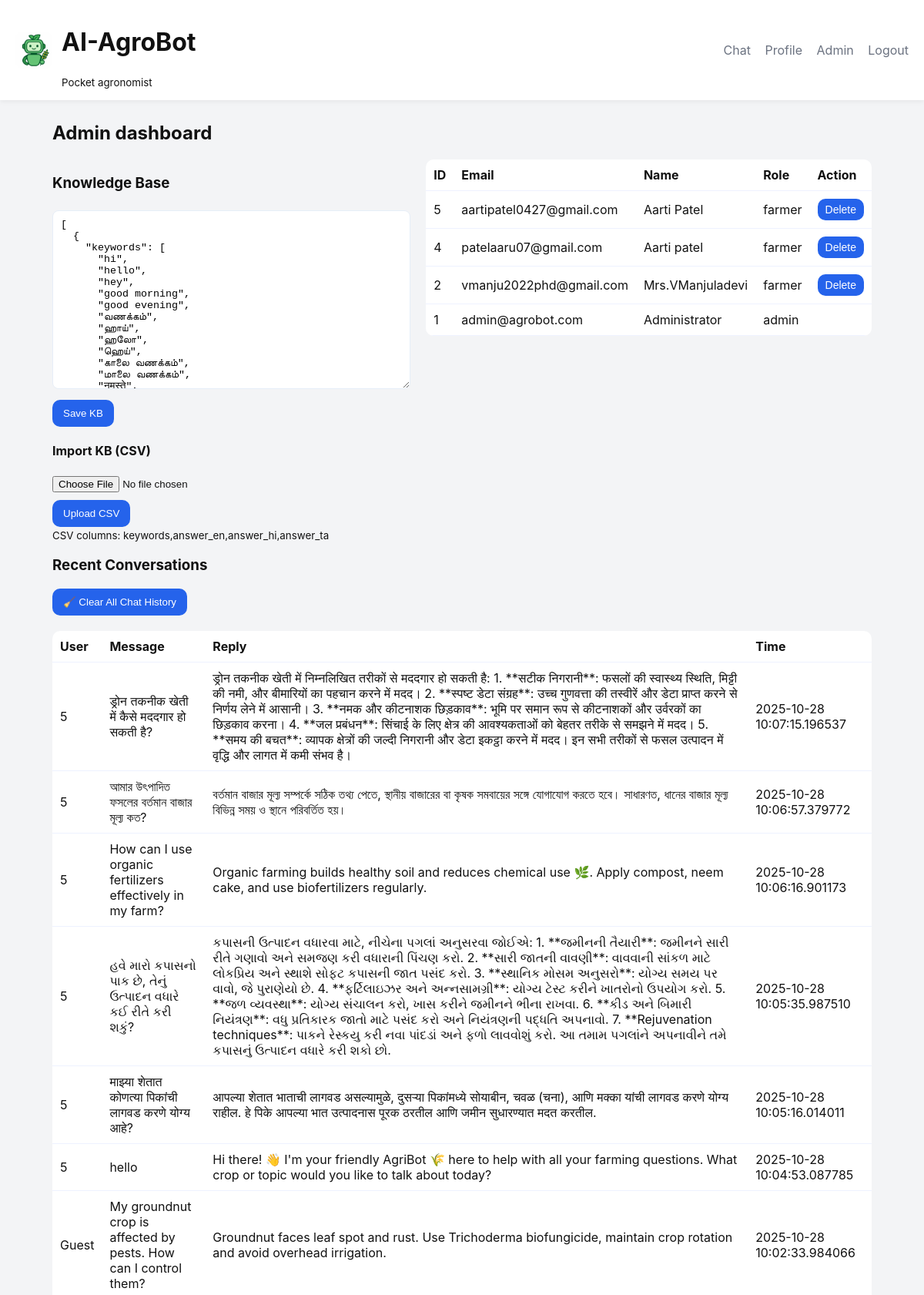
The page /admin (signed in, upper part) on the database its author committed.
### database.py (models this page shows)
class User(UserMixin, db.Model):
    __tablename__ = "users"
    id = db.Column(db.Integer, primary_key=True)
    email = db.Column(db.String(200), unique=True, nullable=False)
    password = db.Column(db.String(200), nullable=False)
    name = db.Column(db.String(100))
    role = db.Column(db.String(20), default="farmer")
    primary_crop = db.Column(db.String(100))
    region = db.Column(db.String(100))
    preferred_language = db.Column(db.String(20), default="en")

class ChatHistory(db.Model):
    __tablename__ = "chat_history"
    id = db.Column(db.Integer, primary_key=True)
    user_id = db.Column(db.Integer, db.ForeignKey("users.id"), nullable=True)
    user_message = db.Column(db.Text)
    bot_response = db.Column(db.Text)
    created_at = db.Column(db.DateTime, default=datetime.utcnow)
    feedback = db.Column(db.String(20), nullable=True)

### app.py (the view)
@app.route("/admin")
@login_required
def admin_dashboard():
    if current_user.role != "admin":
        flash("Access denied", "danger"); return redirect(url_for("index"))
    users = User.query.order_by(User.id.desc()).all()
    chats = ChatHistory.query.order_by(ChatHistory.created_at.desc()).limit(500).all()
    kb_content = ""
    try:
        with open(KB_PATH,"r",encoding="utf-8") as f: kb_content = f.read()
    except Exception:
        kb_content = "[]"
    return render_template("admin_dashboard.html", users=users, chats=chats, kb_content=kb_content)

### app.py (called while the page is built)
@login_manager.user_loader
def load_user(user_id):
    return db.session.get(User, int(user_id))

### templates/admin_dashboard.html
{% extends "base.html" %}
{% block content %}
<h2>Admin dashboard</h2>
<div class="admin-grid">
  <section class="admin-kb">
    <h3>Knowledge Base</h3>
    <form method="post" action="{{ url_for('admin_edit_kb') }}">
      <textarea name="kb_data" rows="14">{{ kb_content }}</textarea>
      <div class="actions"><button class="btn" type="submit">Save KB</button></div>
    </form>
    <h4>Import KB (CSV)</h4>
    <form method="post" action="{{ url_for('admin_upload_kb_csv') }}" enctype="multipart/form-data">
      <input type="file" name="csv_file" accept=".csv" required><div class="actions"><button class="btn" type="submit">Upload CSV</button></div>
      <small>CSV columns: keywords,answer_en,answer_hi,answer_ta</small>
    </form>
  </section>
  <section class="admin-chats">
    <table class="table"><thead><tr><th>ID</th><th>Email</th><th>Name</th><th>Role</th><th>Action</th></tr></thead><tbody>{% for u in users %}<tr><td>{{ u.id }}</td><td>{{ u.email }}</td><td>{{ u.name }}</td><td>{{ u.role }}</td><td>{% if u.role!='admin' %}<form method="post" action="{{ url_for('admin_delete_user', user_id=u.id) }}"><button class="btn small" type="submit" onclick="return confirm('Delete user?')">Delete</button></form>{% endif %}</td></tr>{% endfor %}</tbody></table>
  </section>
</div>
    <h3>Recent Conversations</h3>
<form method="post" action="{{ url_for('admin_clear_chats') }}" onsubmit="return confirm('Are you sure you want to delete all chat history?');">
  <button class="btn danger" type="submit">🧹 Clear All Chat History</button>
</form>
<br>
<table class="table">
  <thead>
    <tr><th>User</th><th>Message</th><th>Reply</th><th>Time</th></tr>
  </thead>
  <tbody>
    {% for c in chats %}
      <tr>
        <td>{{ c.user_id or 'Guest' }}</td>
        <td>{{ c.user_message }}</td>
        <td>{{ c.bot_response }}</td>
        <td>{{ c.created_at }}</td>
      </tr>
    {% endfor %}
  </tbody>
</table>
{% endblock %}

### static/style.css (style rules this page uses)
:root { --brand: #2563eb; --muted: #6b7280; --bg: #f3f4f6; --card: #ffffff; }
* { box-sizing: border-box; }
body { font-family: Inter, system-ui, Segoe UI, Roboto, Arial; margin: 0; background: var(--bg); color: #111; }
.btn, button { background: var(--brand); color: white; border: none; padding: 10px 14px; border-radius: 10px; cursor: pointer; }
.btn.small { padding: 6px 10px; font-size: 14px; }
.auth-card input, .auth-card select, textarea { width: 100%; padding: 10px; border-radius: 8px; border: 1px solid #e6eef8; margin-top: 6px; }
.actions { display: flex; align-items: center; gap: 10px; margin-top: 10px; }
.admin-grid { display: grid; grid-template-columns: 1fr 1fr; gap: 20px; }
.table { width: 100%; border-collapse: collapse; background: var(--card); border-radius: 10px; overflow: hidden; }
.table th, .table td { padding: 10px; border-bottom: 1px solid #eef2ff; text-align: left; }

### rows shown on the page
User: id "5", email "aartipatel0427@gmail.com", name "Aarti Patel", role "farmer"
User: id "4", email "patelaaru07@gmail.com", name "Aarti patel", role "farmer"
User: id "2", email "vmanju2022phd@gmail.com", name "Mrs.VManjuladevi", role "farmer"
User: id "1", email "admin@agrobot.com", name "Administrator", role "admin"
ChatHistory: user "5", user_message "ड्रोन तकनीक खेती में कैसे मददगार हो सकती है?", bot_response "ड्रोन तकनीक खेती में निम्नलिखित तरीकों से मददगार हो सकती है: 1. **सटीक निगरानी**: फसलों की स्वास्थ्य स्थिति, मिट्टी की नमी, और बीमारियों का पहचान करने में मदद। 2. **स्पष्ट डेटा संग्रह**: उच्च गुणवत्ता की तस्वीरें और डेटा प्राप्त करने से निर्णय लेने में आसानी। 3. **नमक और कीटनाशक छिड़काव**: भूमि पर समान रूप से कीटनाशकों और उर्वरकों का छिड़काव करना। 4. **जल प्रबंधन**: सिंचाई के लिए क्षेत्र की आवश्यकताओं को बेहतर तरीके से समझने में मदद। 5. **समय की बचत**: व्यापक क्षेत्रों की जल्दी निगरानी और डेटा इकट्ठा करने में मदद। इन सभी तरीकों से फसल उत्पादन में वृद्धि और लागत में कमी संभव है।", created_at "2025-10-28 10:07:15.196537"
ChatHistory: user "5", user_message "আমার উৎপাদিত ফসলের বর্তমান বাজার মূল্য কত?", bot_response "বর্তমান বাজার মূল্য সম্পর্কে সঠিক তথ্য পেতে, স্থানীয় বাজারের বা কৃষক সমবায়ের সঙ্গে যোগাযোগ করতে হবে। সাধারণত, ধানের বাজার মূল্য বিভিন্ন সময় ও স্থানে পরিবর্তিত হয়।", created_at "2025-10-28 10:06:57.379772"
ChatHistory: user "5", user_message "How can I use organic fertilizers effectively in my farm?", bot_response "Organic farming builds healthy soil and reduces chemical use 🌿. Apply compost, neem cake, and use biofertilizers regularly.", created_at "2025-10-28 10:06:16.901173"
ChatHistory: user "5", user_message "હવે મારો કપાસનો પાક છે, તેનું ઉત્પાદન વધારે કઈ રીતે કરી શકું?", bot_response "કપાસની ઉત્પાદન વધારવા માટે, નીચેના પગલાં અનુસરવા જોઈએ: 1. **જમીનની તૈયારી**: જમીનને સારી રીતે ગણાવો અને સમજણ કરી વધારાની પિંચણ કરો. 2. **સારી જાતની વાવણી**: વાવવાની સાંકળ માટે લોકપ્રિય અને સ્થાશે સોફટ કપાસની જાત પસંદ કરો. 3. **સ્થાનિક મોસમ અનુસરો**: યોગ્ય સમય પર વાવો, જે પુરાણેયો છે. 4. **ફર્ટિલાઇઝર અને અન્નસામગ્રી**: યોગ્ય ટેસ્ટ કરીને ખાતરોનો ઉપયોગ કરો. 5. **જળ વ્યવસ્થા**: યોગ્ય સંચાલન કરો, ખાસ કરીને જમીનને ભીના રાખવા. 6. **કીડ અને બિમારી નિયંત્રણ**: વધુ પ્રતિકારક જાતો માટે પસંદ કરો અને નિયંત્રણની પદ્ધતિ અપનાવો. 7. **Rejuvenation techniques**: પાકને રેસ્કયુ કરી નવા પાંદડાં અને ફળો લાવવોશું કરો. આ તમામ પગલાંને અપનાવીને તમે કપાસનું ઉત્પાદન વધારે કરી શકો છો.", created_at "2025-10-28 10:05:35.987510"
ChatHistory: user "5", user_message "माझ्या शेतात कोणत्या पिकांची लागवड करणे योग्य आहे?", bot_response "आपल्या शेतात भाताची लागवड असल्यामुळे, दुसऱ्या पिकांमध्ये सोयाबीन, चवळ (चना), आणि मक्का यांची लागवड करणे योग्य राहील. हे पिके आपल्या भात उत्पादनास पूरक ठरतील आणि जमीन सुधारण्यात मदत करतील.", created_at "2025-10-28 10:05:16.014011"
ChatHistory: user "5", user_message "hello", bot_response "Hi there! 👋 I'm your friendly AgriBot 🌾 here to help with all your farming questions. What crop or topic would you like to talk about today?", created_at "2025-10-28 10:04:53.087785"
ChatHistory: user_id "Guest", user_message "My groundnut crop is affected by pests. How can I control them?", bot_response "Groundnut faces leaf spot and rust. Use Trichoderma biofungicide, maintain crop rotation and avoid overhead irrigation.", created_at "2025-10-28 10:02:33.984066"
